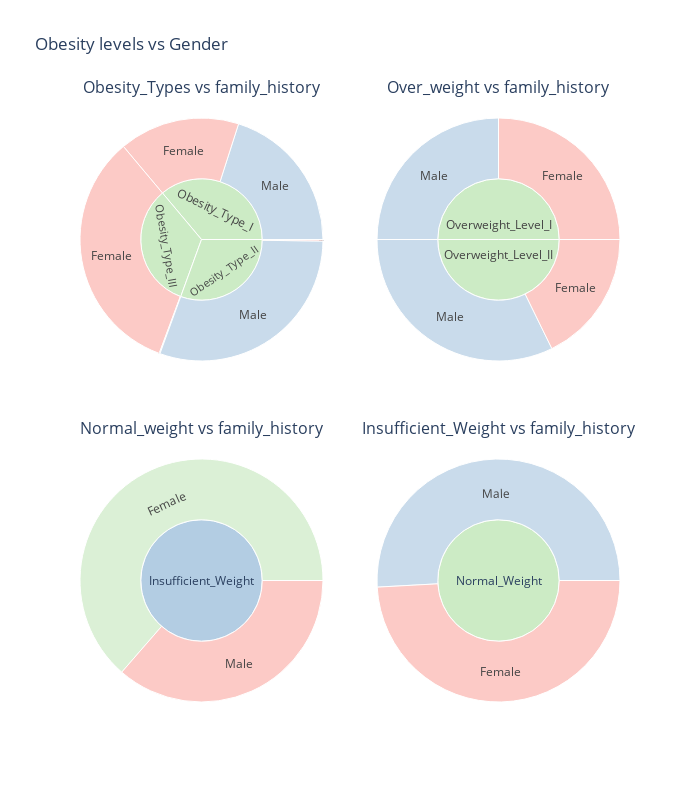

Notebook code cell kept with this figure:
### Markdown cell above
# Gender

### Code cell
fig = make_subplots(rows=2, cols=2, specs=[ [{"type": "sunburst"}, {"type": "sunburst"}],[{"type": "sunburst"}, {"type": "sunburst"}]],
                                          subplot_titles=["Obesity_Types vs family_history", "Over_weight vs family_history", "Normal_weight vs family_history","Insufficient_Weight vs family_history"],
                                       vertical_spacing = 0.1   )


figaux = px.sunburst(df_ot_final, path=[ 'NObeyesdad','Gender'], color = 'Gender', 
                      color_discrete_sequence=px.colors.qualitative.Pastel1)
fig.add_trace(figaux.data[0], row=1, col=1)

############################################
                           
figaux = px.sunburst(df_ow_final ,path=[ 'NObeyesdad','Gender'], color = 'Gender',
                  color_discrete_sequence=px.colors.qualitative.Pastel1)
fig.add_trace(figaux.data[0], row=1, col=2)

#############################################

figaux = px.sunburst(df_In, path=[ 'NObeyesdad','Gender'], color = 'Gender', 
                      color_discrete_sequence=px.colors.qualitative.Pastel1)
fig.add_trace(figaux.data[0], row=2, col=1)

#############################################

figaux = px.sunburst(df_n, path=[ 'NObeyesdad','Gender'], color = 'Gender', 
                      color_discrete_sequence=px.colors.qualitative.Pastel1)
fig.add_trace(figaux.data[0], row=2, col=2)


fig.update_layout(width=700, height=800,title_text=("Obesity levels vs Gender"))
fig.show()

### Figure 1 — Plotly figure (JSON) as saved in the notebook; plotly's stock layout.template omitted (floating-point values rounded to 4 significant figures)
{"data": [{"branchvalues": "total", "customdata": [["Female"], ["Male"], ["Male"], ["(?)"], ["(?)"], ["Female"], ["Female"], ["Male"], ["(?)"]], "domain": {"x": [0, 0.45], "y": [0.55, 1]}, "hovertemplate": "labels=%{label}<br>count=%{value}<br>parent=%{parent}<br>id=%{id}<br>Gender=%{customdata[0]}<extra></extra>", "ids": ["Obesity_Type_III/Female", "Obesity_Type_I/Male", "Obesity_Type_II/Male", "Obesity_Type_I", "Obesity_Type_III", "Obesity_Type_I/Female", "Obesity_Type_II/Female", "Obesity_Type_III/Male", "Obesity_Type_II"], "labels": ["Female", "Male", "Male", "Obesity_Type_I", "Obesity_Type_III", "Female", "Female", "Male", "Obesity_Type_II"], "marker": {"colors": ["rgb(251,180,174)", "rgb(179,205,227)", "rgb(179,205,227)", "rgb(204,235,197)", "rgb(204,235,197)", "rgb(251,180,174)", "rgb(251,180,174)", "rgb(179,205,227)", "rgb(204,235,197)"]}, "name": "", "parents": ["Obesity_Type_III", "Obesity_Type_I", "Obesity_Type_II", "", "", "Obesity_Type_I", "Obesity_Type_II", "Obesity_Type_III", ""], "type": "sunburst", "values": [323, 195, 295, 351, 324, 156, 2, 1, 297]}, {"branchvalues": "total", "customdata": [["Female"], ["Male"], ["(?)"], ["Female"], ["Male"], ["(?)"]], "domain": {"x": [0.55, 1], "y": [0.55, 1]}, "hovertemplate": "labels=%{label}<br>count=%{value}<br>parent=%{parent}<br>id=%{id}<br>Gender=%{customdata[0]}<extra></extra>", "ids": ["Overweight_Level_II/Female", "Overweight_Level_II/Male", "Overweight_Level_I", "Overweight_Level_I/Female", "Overweight_Level_I/Male", "Overweight_Level_II"], "labels": ["Female", "Male", "Overweight_Level_I", "Female", "Male", "Overweight_Level_II"], "marker": {"colors": ["rgb(251,180,174)", "rgb(179,205,227)", "rgb(204,235,197)", "rgb(251,180,174)", "rgb(179,205,227)", "rgb(204,235,197)"]}, "name": "", "parents": ["Overweight_Level_II", "Overweight_Level_II", "", "Overweight_Level_I", "Overweight_Level_I", ""], "type": "sunburst", "values": [103, 187, 290, 145, 145, 290]}, {"branchvalues": "total", "customdata": [["Male"], ["(?)"], ["Female"]], "domain": {"x": [0, 0.45], "y": [0, 0.45]}, "hovertemplate": "labels=%{label}<br>count=%{value}<br>parent=%{parent}<br>id=%{id}<br>Gender=%{customdata[0]}<extra></extra>", "ids": ["Insufficient_Weight/Male", "Insufficient_Weight", "Insufficient_Weight/Female"], "labels": ["Male", "Insufficient_Weight", "Female"], "marker": {"colors": ["rgb(251,180,174)", "rgb(179,205,227)", "rgb(204,235,197)"]}, "name": "", "parents": ["Insufficient_Weight", "", "Insufficient_Weight"], "type": "sunburst", "values": [99, 272, 173]}, {"branchvalues": "total", "customdata": [["Female"], ["Male"], ["(?)"]], "domain": {"x": [0.55, 1], "y": [0, 0.45]}, "hovertemplate": "labels=%{label}<br>count=%{value}<br>parent=%{parent}<br>id=%{id}<br>Gender=%{customdata[0]}<extra></extra>", "ids": ["Normal_Weight/Female", "Normal_Weight/Male", "Normal_Weight"], "labels": ["Female", "Male", "Normal_Weight"], "marker": {"colors": ["rgb(251,180,174)", "rgb(179,205,227)", "rgb(204,235,197)"]}, "name": "", "parents": ["Normal_Weight", "Normal_Weight", ""], "type": "sunburst", "values": [141, 146, 287]}], "layout": {"annotations": [{"font": {"size": 16}, "showarrow": false, "text": "Obesity_Types vs family_history", "x": 0.225, "xanchor": "center", "xref": "paper", "y": 1, "yanchor": "bottom", "yref": "paper"}, {"font": {"size": 16}, "showarrow": false, "text": "Over_weight vs family_history", "x": 0.775, "xanchor": "center", "xref": "paper", "y": 1, "yanchor": "bottom", "yref": "paper"}, {"font": {"size": 16}, "showarrow": false, "text": "Normal_weight vs family_history", "x": 0.225, "xanchor": "center", "xref": "paper", "y": 0.45, "yanchor": "bottom", "yref": "paper"}, {"font": {"size": 16}, "showarrow": false, "text": "Insufficient_Weight vs family_history", "x": 0.775, "xanchor": "center", "xref": "paper", "y": 0.45, "yanchor": "bottom", "yref": "paper"}], "height": 800, "title": {"text": "Obesity levels vs Gender"}, "width": 700}}
